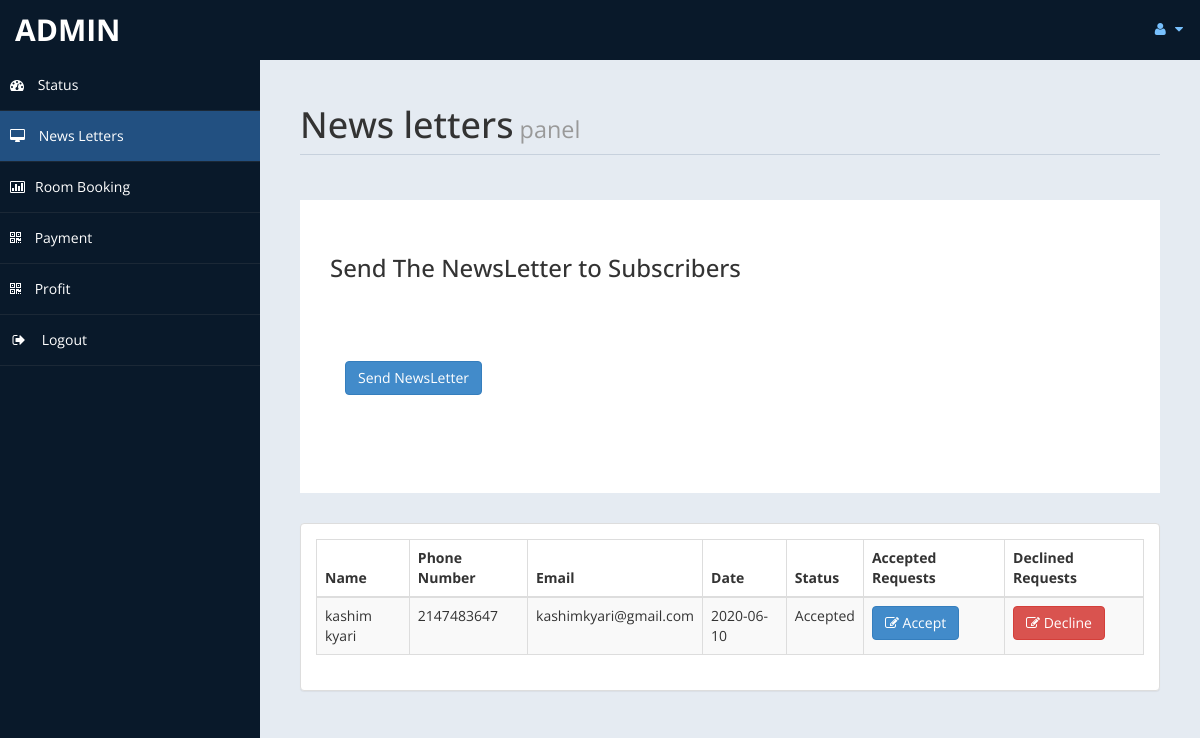
Screenshot of /admin/messages.php (signed in) with the database file from the repository.
### tables this page shows
CREATE TABLE `contact` (
  `id` int(10) UNSIGNED NOT NULL,
  `fullname` varchar(100) DEFAULT NULL,
  `phoneno` int(10) DEFAULT NULL,
  `email` text DEFAULT NULL,
  `cdate` date DEFAULT NULL,
  `approval` varchar(12) DEFAULT NULL
);

### admin/messages.php (the view, shortened to what this page needs)
<!DOCTYPE html>
<html xmlns="http://www.w3.org/1999/xhtml">
<head>
    <link href="assets/css/bootstrap.css" rel="stylesheet" />
    <link href="assets/css/font-awesome.css" rel="stylesheet" />
    <link href="assets/css/custom-styles.css" rel="stylesheet" />
    <link href="assets/js/dataTables/dataTables.bootstrap.css" rel="stylesheet" />
</head>
<body>
    <div id="wrapper">
        <nav class="navbar navbar-default top-navbar" role="navigation">
            <div class="navbar-header">
                <a class="navbar-brand" href="home.php"><?php echo $_SESSION["user"]; ?> </a>
            </div>
            <ul class="nav navbar-top-links navbar-right">
                <li class="dropdown">
                    <a class="dropdown-toggle" data-toggle="dropdown" href="#" aria-expanded="false">
                        <i class="fa fa-user fa-fw"></i> <i class="fa fa-caret-down"></i>
                    </a>
                </li>
            </ul>
        </nav>
        <nav class="navbar-default navbar-side" role="navigation">
            <div class="sidebar-collapse">
                <ul class="nav" id="main-menu">
                    <li>
                        <a href="home.php"><i class="fa fa-dashboard"></i> Status</a>
                    </li>
                    <li>
                        <a class="active-menu" href="messages.php"><i class="fa fa-desktop"></i> News Letters</a>
                    </li>
					<li>
                        <a href="roombook.php"><i class="fa fa-bar-chart-o"></i>Room Booking</a>
                    </li>
                    <li>
                        <a href="Payment.php"><i class="fa fa-qrcode"></i> Payment</a>
                    </li>
                    <li>
                        <a  href="profit.php"><i class="fa fa-qrcode"></i> Profit</a>
                    </li>
                    <li>
                        <a href="logout.php" ><i class="fa fa-sign-out fa-fw"></i> Logout</a>
                    </li>
            </div>
        </nav>
        <div id="page-wrapper" >
            <div id="page-inner">
			 <div class="row">
                    <div class="col-md-12">
                        <h1 class="page-header">
                           News letters<small> panel</small>
                        </h1>
                    </div>
                </div>
				 <?php
				include('db.php');
			   ?>
				 <div class="row">
                <div class="col-md-12">
                    <div class="jumbotron">
                        <h3>Send The NewsLetter to Subscribers</h3>
                        <p></p>
                        <p>
						<div class="panel-body">
                            <button class="btn btn-primary btn" data-toggle="modal" data-target="#myModal">
                              Send NewsLetter
                            </button>
                            </div>
                        </div>
                    </div>
                </div>
            </div>
               <?php
				$sql = "SELECT * FROM `contact`";
				$re = mysqli_query($con,$sql);
			   ?>
            <div class="row">
                <div class="col-md-12">
                    <div class="panel panel-default">
                        <div class="panel-body">
                            <div class="table-responsive">
                                <table class="table table-striped table-bordered table-hover" id="dataTables-example">
                                    <thead>
                                        <tr>
                                            <th>Name</th>
											<th>Phone Number</th>
                                            <th>Email</th>
                                            <th>Date</th>
											<th>Status</th>
											<th>Accepted Requests</th>
											<th>Declined Requests</th>
                                        </tr>
                                    </thead>
                                    <tbody>
									<?php
										while($row = mysqli_fetch_array($re))
										{
											$id = $row['id'];
											if($id % 2 ==1 )
											{
												echo"<tr class='gradeC'>
													<td>".$row['fullname']."</td>
													<td>".$row['phoneno']."</td>
													<td>".$row['email']."</td>
													<td>".$row['cdate']."</td>
													<td>".$row['approval']."</td>
													<td><a href=newsletter.php?eid=".$id ." <button class='btn btn-primary'> <i class='fa fa-edit' ></i> Accept</button></td>
													<td><a href=newsletterdel.php?eid=".$id ." <button class='btn btn-danger'> <i class='fa fa-edit' ></i> Decline</button></td>
												</tr>";
											}
										}
									?>
                                    </tbody>
                                </table>
                            </div>
                        </div>
                    </div>
                </div>
            </div>
                </div>
            </div>
</body>
</html>

### admin/assets/css/custom-styles.css (style rules this page uses)
body { font-family: 'Open Sans', sans-serif; }
#wrapper { width: 100%; background:#09192A; }
#page-wrapper { padding: 15px 15px; min-height: 600px; background:#E5EBF2; }
#page-inner { width:100%; margin:10px 20px 10px 0px; background-color:transparent; padding:10px; min-height:1200px; }
h1, .h1, h2, .h2, h3, .h3 { margin-top: 7px; margin-bottom: -5px; }
p { font-size:16px; line-height:25px; padding-top:20px; }
.page-header { padding-bottom: 9px; margin: 10px 0 45px; border-bottom: 1px solid #C7D1DD; }
.jumbotron, .well { background:#fff; }
.top-navbar { margin:0px; }
.top-navbar .navbar-brand { color: #fff; width: 260px; text-align: left; height: 60px; font-size: 30px; font-weight: 700; text-transform: uppercase; line-height: 30px; }
.top-navbar .nav > li { position: relative; display: inline-block; }
.top-navbar .nav > li > a { position: relative; display: block; padding: 19px 15px; color: #77C0FD; }
.active-menu { background-color:#225081!important; }
.sidebar-collapse , .sidebar-collapse .nav { background:none; }
.sidebar-collapse .nav { padding:0; }
.sidebar-collapse .nav > li > a { color:#fff; background:transparent; text-shadow:none; }
.sidebar-collapse > .nav > li > a { padding:15px 10px; }
.sidebar-collapse > .nav > li { border-bottom: 1px solid rgba(107, 108, 109, 0.19); }
.navbar-side { border:none; background-color: transparent; }
.top-navbar { background:#09192A; border-bottom:none; }
.top-navbar .nav > li > a > i { margin-right: 2px; }
.navbar-default { border:0px solid black; }
.navbar-header { background: #09192A; }
.nav > li > a > i { margin-right:10px; }
@media (min-width:768px) { #page-wrapper { margin: 0 0 0 260px; padding: 15px 30px; min-height: 1200px; } }
@media (min-width:768px) { .navbar-side { z-index: 1; position: absolute; width: 260px; } }
@media (min-width:768px) { .navbar { border-radius: 0px; } }

### rows the page displays
contact: fullname "kashim kyari", phoneno "2147483647", email "kashimkyari@gmail.com", cdate "2020-06-10", approval "Accepted"

### other values shown
$_SESSION["user"] "ADMIN"
